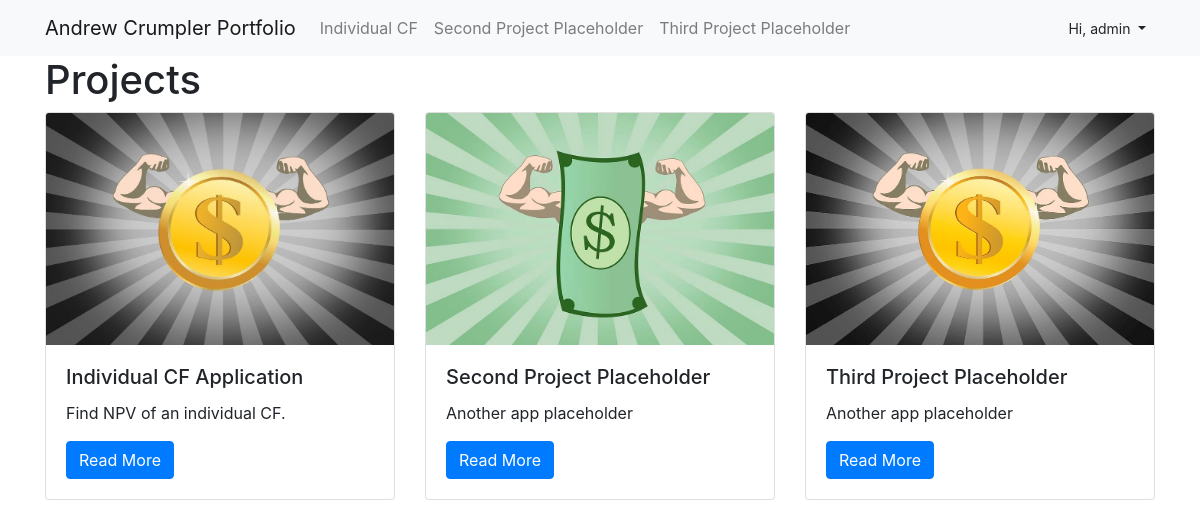
Page /projects/ (signed in) on the committed database.
### projects/models.py (models this page shows)
class Project(models.Model):
    title = models.CharField(max_length=100)
    description = models.TextField()
    technology = models.CharField(max_length=20)
    image = models.FilePathField(path='/img')

### projects/views.py (the view)
# urls.py: path("", views.project_index, name="project_index"),
def project_index(request):
    projects = Project.objects.all()
    context = {
        'projects': projects
    }
    return render(request, 'project_index.html', context)

### projects/templates/project_index.html
{% extends "base.html" %}
{% load static %}
{% block page_content %}
<h1>Projects</h1>
<div class="row">
    {% for project in projects %}
    <div class="col-md-4">
        <div class="card mb-2">
            <img class="card-img-top" src="{% static project.image %}">
            <div class="card-body">
                <h5 class="card-title">{{ project.title }}</h5>
                <p class="card-text">{{ project.description }}</p>
                <a class="btn btn-primary"
                   href="{% url 'project_detail' project.pk %}">
                    Read More
                </a>
            </div>
        </div>
    </div>
    {% endfor %}
</div>
{% endblock %}

### personal_portfolio/templates/base.html (shortened to what this page needs)
<link href="https://stackpath.bootstrapcdn.com/bootstrap/4.1.3/css/bootstrap.min.css"
 rel="stylesheet">
{% if user.is_authenticated %}
<nav class="navbar navbar-expand-lg navbar-light bg-light">
    <div class="container">
        <a class="navbar-brand" href="{% url 'project_index' %}">Andrew Crumpler Portfolio</a>
        <div class="collapse navbar-collapse" id="navbarSupportedContent">
            <ul class="navbar-nav mr-auto">
                <li class="nav-item">
                    <a class="nav-link" href="{% url 'project_index' %}1">Individual CF</a>
                </li>
                <li class="nav-item">
                    <a class="nav-link" href="#">Second Project Placeholder</a>
                </li>
                <li class="nav-item">
                    <a class="nav-link" href="#">Third Project Placeholder</a>
                </li>
            </ul>
            <ul class="nav navbar-nav navbar-right">
                <div class="btn-group">
                    <button aria-expanded="false" aria-haspopup="true" class="btn btn-light btn-sm dropdown-toggle"
                            data-toggle="dropdown" type="button">
                        Hi, {{ request.user.username }}
                    </button>
                </div>
            </ul>
        </div>
    </div>
</nav>
<div class="container">
    {% block page_content %}{% endblock %}
</div>
{% else %}
{% load static %}
    {% endif %}

### rows in the picture
Project: image (picture), title "Individual CF Application", description "Find NPV of an individual CF."
Project: image (picture), title "Second Project Placeholder", description "Another app placeholder"
Project: image (picture), title "Third Project Placeholder", description "Another app placeholder"

### other values in the picture
{{ request.user.username }} "admin"
